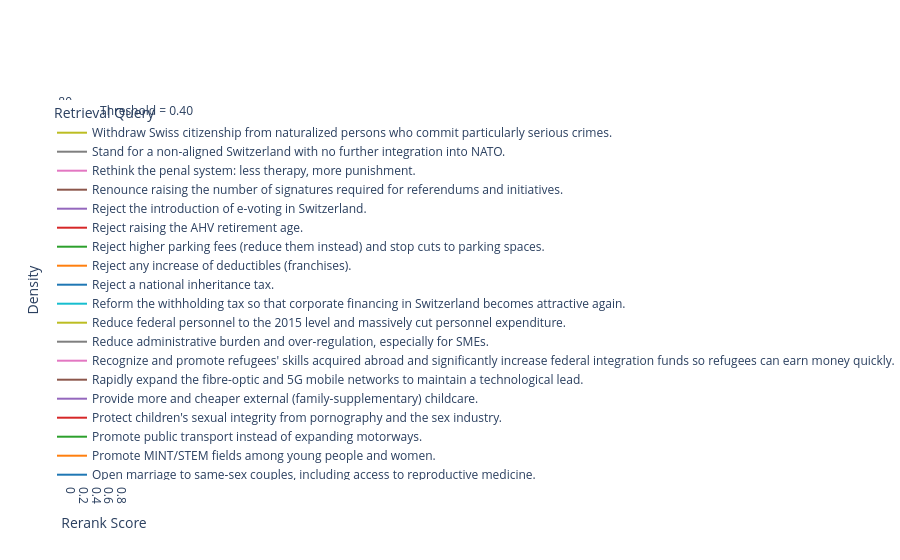

Notebook source saved alongside this figure:
### Markdown cell above
### Test Individual Runs

### Code cell
import pandas as pd
import plotly.figure_factory as ff

test = pd.DataFrame()
# test = fetch_candidates(
#     test,
#     file="candidate_passages_before_threshold.json",
#     pattern=r"^[^\d]*$"
# )
test = fetch_candidates(
    test,
    file="candidate_passages_before_threshold.json",
    pattern=r"\d+"
)

plot_data = test.dropna(
    subset=["rerank_score", "topic", "retrieval_query"]
)

groups = [
    group["rerank_score"].to_numpy()
    for _, group in plot_data.groupby("retrieval_query")
]

labels = [
    str(label)
    for label, _ in plot_data.groupby("retrieval_query")
]

fig = ff.create_distplot(
    hist_data=groups,
    group_labels=labels,
    show_hist=False,
    show_rug=False,
    curve_type="kde"
)

fig.update_layout(
    xaxis_title="Rerank Score",
    yaxis_title="Density",
    legend_title_text="Retrieval Query",
    template="plotly_white"
)

fig.add_vline(
    x=0.40,
    line_dash="dash",
    line_width=1,
    annotation_text="Threshold = 0.40"
)

fig.show()

### Figure 1 — Plotly figure (JSON) as saved in the notebook; plotly's stock layout.template omitted (floating-point values rounded to 4 significant figures; data arrays with more than 128 entries replaced by an {"elided": "..."} marker saying what was removed)
{"data": [{"legendgroup": "Abolish the civilian service and integrate those liable into the army or civil protection.", "marker": {"color": "rgb(31, 119, 180)"}, "mode": "lines", "name": "Abolish the civilian service and integrate those liable into the army or civil protection.", "showlegend": true, "type": "scatter", "x": {"elided": "500 float values"}, "xaxis": "x", "y": {"elided": "500 float values"}, "yaxis": "y"}, {"legendgroup": "Award public contracts only to Swiss firms registered in the sector for at least 5 years.", "marker": {"color": "rgb(255, 127, 14)"}, "mode": "lines", "name": "Award public contracts only to Swiss firms registered in the sector for at least 5 years.", "showlegend": true, "type": "scatter", "x": {"elided": "500 float values"}, "xaxis": "x", "y": {"elided": "500 float values"}, "yaxis": "y"}, {"legendgroup": "Better use domestic labour potential to ease the skills shortage (older workers, working women).", "marker": {"color": "rgb(44, 160, 44)"}, "mode": "lines", "name": "Better use domestic labour potential to ease the skills shortage (older workers, working women).", "showlegend": true, "type": "scatter", "x": {"elided": "500 float values"}, "xaxis": "x", "y": {"elided": "500 float values"}, "yaxis": "y"}, {"legendgroup": "Conduct regular, comprehensive task reviews to cut superfluous administrative tasks and units.", "marker": {"color": "rgb(214, 39, 40)"}, "mode": "lines", "name": "Conduct regular, comprehensive task reviews to cut superfluous administrative tasks and units.", "showlegend": true, "type": "scatter", "x": {"elided": "500 float values"}, "xaxis": "x", "y": {"elided": "500 float values"}, "yaxis": "y"}, {"legendgroup": "Continue the bilateral path with the EU and prevent termination of the bilateral treaties.", "marker": {"color": "rgb(148, 103, 189)"}, "mode": "lines", "name": "Continue the bilateral path with the EU and prevent termination of the bilateral treaties.", "showlegend": true, "type": "scatter", "x": {"elided": "500 float values"}, "xaxis": "x", "y": {"elided": "500 float values"}, "yaxis": "y"}, {"legendgroup": "End Swiss financial support of UNRWA.", "marker": {"color": "rgb(140, 86, 75)"}, "mode": "lines", "name": "End Swiss financial support of UNRWA.", "showlegend": true, "type": "scatter", "x": {"elided": "500 float values"}, "xaxis": "x", "y": {"elided": "500 float values"}, "yaxis": "y"}, {"legendgroup": "End the tax and AHV discrimination against married and registered couples.", "marker": {"color": "rgb(227, 119, 194)"}, "mode": "lines", "name": "End the tax and AHV discrimination against married and registered couples.", "showlegend": true, "type": "scatter", "x": {"elided": "500 float values"}, "xaxis": "x", "y": {"elided": "500 float values"}, "yaxis": "y"}, {"legendgroup": "Expand solar energy in particular.", "marker": {"color": "rgb(127, 127, 127)"}, "mode": "lines", "name": "Expand solar energy in particular.", "showlegend": true, "type": "scatter", "x": {"elided": "500 float values"}, "xaxis": "x", "y": {"elided": "500 float values"}, "yaxis": "y"}, {"legendgroup": "Find a long-term solution for exchange of students and researchers (successor to Erasmus).", "marker": {"color": "rgb(188, 189, 34)"}, "mode": "lines", "name": "Find a long-term solution for exchange of students and researchers (successor to Erasmus).", "showlegend": true, "type": "scatter", "x": {"elided": "500 float values"}, "xaxis": "x", "y": {"elided": "500 float values"}, "yaxis": "y"}, {"legendgroup": "Flatten the progression rates in taxation.", "marker": {"color": "rgb(23, 190, 207)"}, "mode": "lines", "name": "Flatten the progression rates in taxation.", "showlegend": true, "type": "scatter", "x": {"elided": "500 float values"}, "xaxis": "x", "y": {"elided": "500 float values"}, "yaxis": "y"}, {"legendgroup": "From 2030, invest no more Swiss money in the development of fossil fuels.", "marker": {"color": "rgb(31, 119, 180)"}, "mode": "lines", "name": "From 2030, invest no more Swiss money in the development of fossil fuels.", "showlegend": true, "type": "scatter", "x": {"elided": "500 float values"}, "xaxis": "x", "y": {"elided": "500 float values"}, "yaxis": "y"}, {"legendgroup": "Give Swiss quality products priority over cheap imports on the Swiss market.", "marker": {"color": "rgb(255, 127, 14)"}, "mode": "lines", "name": "Give Swiss quality products priority over cheap imports on the Swiss market.", "showlegend": true, "type": "scatter", "x": {"elided": "500 float values"}, "xaxis": "x", "y": {"elided": "500 float values"}, "yaxis": "y"}, {"legendgroup": "Introduce better dismissal protection for older workers.", "marker": {"color": "rgb(44, 160, 44)"}, "mode": "lines", "name": "Introduce better dismissal protection for older workers.", "showlegend": true, "type": "scatter", "x": {"elided": "500 float values"}, "xaxis": "x", "y": {"elided": "500 float values"}, "yaxis": "y"}, {"legendgroup": "Introduce mandatory labelling of foods containing GMO components.", "marker": {"color": "rgb(214, 39, 40)"}, "mode": "lines", "name": "Introduce mandatory labelling of foods containing GMO components.", "showlegend": true, "type": "scatter", "x": {"elided": "500 float values"}, "xaxis": "x", "y": {"elided": "500 float values"}, "yaxis": "y"}, {"legendgroup": "Invite religious organisations to sign the Charter of Religious Communities as a binding commitment to the rule of law and human rights.", "marker": {"color": "rgb(148, 103, 189)"}, "mode": "lines", "name": "Invite religious organisations to sign the Charter of Religious Communities as a binding commitment to the rule of law and human rights.", "showlegend": true, "type": "scatter", "x": {"elided": "500 float values"}, "xaxis": "x", "y": {"elided": "500 float values"}, "yaxis": "y"}, {"legendgroup": "Keep and teach the current national anthem in public schools.", "marker": {"color": "rgb(140, 86, 75)"}, "mode": "lines", "name": "Keep and teach the current national anthem in public schools.", "showlegend": true, "type": "scatter", "x": {"elided": "500 float values"}, "xaxis": "x", "y": {"elided": "500 float values"}, "yaxis": "y"}, {"legendgroup": "Keep cash in Switzerland as a means of payment and oppose forced conversion to purely electronic money.", "marker": {"color": "rgb(227, 119, 194)"}, "mode": "lines", "name": "Keep cash in Switzerland as a means of payment and oppose forced conversion to purely electronic money.", "showlegend": true, "type": "scatter", "x": {"elided": "500 float values"}, "xaxis": "x", "y": {"elided": "500 float values"}, "yaxis": "y"}, {"legendgroup": "Keep the current proven electricity mix and reject early shutdown of existing nuclear plants.", "marker": {"color": "rgb(127, 127, 127)"}, "mode": "lines", "name": "Keep the current proven electricity mix and reject early shutdown of existing nuclear plants.", "showlegend": true, "type": "scatter", "x": {"elided": "500 float values"}, "xaxis": "x", "y": {"elided": "500 float values"}, "yaxis": "y"}, {"legendgroup": "Lower medicine prices and cut the price of generics.", "marker": {"color": "rgb(188, 189, 34)"}, "mode": "lines", "name": "Lower medicine prices and cut the price of generics.", "showlegend": true, "type": "scatter", "x": {"elided": "500 float values"}, "xaxis": "x", "y": {"elided": "500 float values"}, "yaxis": "y"}, {"legendgroup": "Oblige pension funds to divest shares of coal, gas and oil companies within five years.", "marker": {"color": "rgb(23, 190, 207)"}, "mode": "lines", "name": "Oblige pension funds to divest shares of coal, gas and oil companies within five years.", "showlegend": true, "type": "scatter", "x": {"elided": "500 float values"}, "xaxis": "x", "y": {"elided": "500 float values"}, "yaxis": "y"}, {"legendgroup": "Open marriage to same-sex couples, including access to reproductive medicine.", "marker": {"color": "rgb(31, 119, 180)"}, "mode": "lines", "name": "Open marriage to same-sex couples, including access to reproductive medicine.", "showlegend": true, "type": "scatter", "x": {"elided": "500 float values"}, "xaxis": "x", "y": {"elided": "500 float values"}, "yaxis": "y"}, {"legendgroup": "Promote MINT/STEM fields among young people and women.", "marker": {"color": "rgb(255, 127, 14)"}, "mode": "lines", "name": "Promote MINT/STEM fields among young people and women.", "showlegend": true, "type": "scatter", "x": {"elided": "500 float values"}, "xaxis": "x", "y": {"elided": "500 float values"}, "yaxis": "y"}, {"legendgroup": "Promote public transport instead of expanding motorways.", "marker": {"color": "rgb(44, 160, 44)"}, "mode": "lines", "name": "Promote public transport instead of expanding motorways.", "showlegend": true, "type": "scatter", "x": {"elided": "500 float values"}, "xaxis": "x", "y": {"elided": "500 float values"}, "yaxis": "y"}, {"legendgroup": "Protect children's sexual integrity from pornography and the sex industry.", "marker": {"color": "rgb(214, 39, 40)"}, "mode": "lines", "name": "Protect children's sexual integrity from pornography and the sex industry.", "showlegend": true, "type": "scatter", "x": {"elided": "500 float values"}, "xaxis": "x", "y": {"elided": "500 float values"}, "yaxis": "y"}, {"legendgroup": "Provide more and cheaper external (family-supplementary) childcare.", "marker": {"color": "rgb(148, 103, 189)"}, "mode": "lines", "name": "Provide more and cheaper external (family-supplementary) childcare.", "showlegend": true, "type": "scatter", "x": {"elided": "500 float values"}, "xaxis": "x", "y": {"elided": "500 float values"}, "yaxis": "y"}, {"legendgroup": "Rapidly expand the fibre-optic and 5G mobile networks to maintain a technological lead.", "marker": {"color": "rgb(140, 86, 75)"}, "mode": "lines", "name": "Rapidly expand the fibre-optic and 5G mobile networks to maintain a technological lead.", "showlegend": true, "type": "scatter", "x": {"elided": "500 float values"}, "xaxis": "x", "y": {"elided": "500 float values"}, "yaxis": "y"}, {"legendgroup": "Recognize and promote refugees' skills acquired abroad and significantly increase federal integration funds so refugees can earn money quickly.", "marker": {"color": "rgb(227, 119, 194)"}, "mode": "lines", "name": "Recognize and promote refugees' skills acquired abroad and significantly increase federal integration funds so refugees can earn money quickly.", "showlegend": true, "type": "scatter", "x": {"elided": "500 float values"}, "xaxis": "x", "y": {"elided": "500 float values"}, "yaxis": "y"}, {"legendgroup": "Reduce administrative burden and over-regulation, especially for SMEs.", "marker": {"color": "rgb(127, 127, 127)"}, "mode": "lines", "name": "Reduce administrative burden and over-regulation, especially for SMEs.", "showlegend": true, "type": "scatter", "x": {"elided": "500 float values"}, "xaxis": "x", "y": {"elided": "500 float values"}, "yaxis": "y"}, {"legendgroup": "Reduce federal personnel to the 2015 level and massively cut personnel expenditure.", "marker": {"color": "rgb(188, 189, 34)"}, "mode": "lines", "name": "Reduce federal personnel to the 2015 level and massively cut personnel expenditure.", "showlegend": true, "type": "scatter", "x": {"elided": "500 float values"}, "xaxis": "x", "y": {"elided": "500 float values"}, "yaxis": "y"}, {"legendgroup": "Reform the withholding tax so that corporate financing in Switzerland becomes attractive again.", "marker": {"color": "rgb(23, 190, 207)"}, "mode": "lines", "name": "Reform the withholding tax so that corporate financing in Switzerland becomes attractive again.", "showlegend": true, "type": "scatter", "x": {"elided": "500 float values"}, "xaxis": "x", "y": {"elided": "500 float values"}, "yaxis": "y"}, {"legendgroup": "Reject a national inheritance tax.", "marker": {"color": "rgb(31, 119, 180)"}, "mode": "lines", "name": "Reject a national inheritance tax.", "showlegend": true, "type": "scatter", "x": {"elided": "500 float values"}, "xaxis": "x", "y": {"elided": "500 float values"}, "yaxis": "y"}, {"legendgroup": "Reject any increase of deductibles (franchises).", "marker": {"color": "rgb(255, 127, 14)"}, "mode": "lines", "name": "Reject any increase of deductibles (franchises).", "showlegend": true, "type": "scatter", "x": {"elided": "500 float values"}, "xaxis": "x", "y": {"elided": "500 float values"}, "yaxis": "y"}, {"legendgroup": "Reject higher parking fees (reduce them instead) and stop cuts to parking spaces.", "marker": {"color": "rgb(44, 160, 44)"}, "mode": "lines", "name": "Reject higher parking fees (reduce them instead) and stop cuts to parking spaces.", "showlegend": true, "type": "scatter", "x": {"elided": "500 float values"}, "xaxis": "x", "y": {"elided": "500 float values"}, "yaxis": "y"}, {"legendgroup": "Reject raising the AHV retirement age.", "marker": {"color": "rgb(214, 39, 40)"}, "mode": "lines", "name": "Reject raising the AHV retirement age.", "showlegend": true, "type": "scatter", "x": {"elided": "500 float values"}, "xaxis": "x", "y": {"elided": "500 float values"}, "yaxis": "y"}, {"legendgroup": "Reject the introduction of e-voting in Switzerland.", "marker": {"color": "rgb(148, 103, 189)"}, "mode": "lines", "name": "Reject the introduction of e-voting in Switzerland.", "showlegend": true, "type": "scatter", "x": {"elided": "500 float values"}, "xaxis": "x", "y": {"elided": "500 float values"}, "yaxis": "y"}, {"legendgroup": "Renounce raising the number of signatures required for referendums and initiatives.", "marker": {"color": "rgb(140, 86, 75)"}, "mode": "lines", "name": "Renounce raising the number of signatures required for referendums and initiatives.", "showlegend": true, "type": "scatter", "x": {"elided": "500 float values"}, "xaxis": "x", "y": {"elided": "500 float values"}, "yaxis": "y"}, {"legendgroup": "Rethink the penal system: less therapy, more punishment.", "marker": {"color": "rgb(227, 119, 194)"}, "mode": "lines", "name": "Rethink the penal system: less therapy, more punishment.", "showlegend": true, "type": "scatter", "x": {"elided": "500 float values"}, "xaxis": "x", "y": {"elided": "500 float values"}, "yaxis": "y"}, {"legendgroup": "Stand for a non-aligned Switzerland with no further integration into NATO.", "marker": {"color": "rgb(127, 127, 127)"}, "mode": "lines", "name": "Stand for a non-aligned Switzerland with no further integration into NATO.", "showlegend": true, "type": "scatter", "x": {"elided": "500 float values"}, "xaxis": "x", "y": {"elided": "500 float values"}, "yaxis": "y"}, {"legendgroup": "Withdraw Swiss citizenship from naturalized persons who commit particularly serious crimes.", "marker": {"color": "rgb(188, 189, 34)"}, "mode": "lines", "name": "Withdraw Swiss citizenship from naturalized persons who commit particularly serious crimes.", "showlegend": true, "type": "scatter", "x": {"elided": "500 float values"}, "xaxis": "x", "y": {"elided": "500 float values"}, "yaxis": "y"}], "layout": {"annotations": [{"showarrow": false, "text": "Threshold = 0.40", "x": 0.4, "xanchor": "left", "xref": "x", "y": 1, "yanchor": "top", "yref": "y domain"}], "barmode": "overlay", "hovermode": "closest", "legend": {"title": {"text": "Retrieval Query"}, "traceorder": "reversed"}, "shapes": [{"line": {"dash": "dash", "width": 1}, "type": "line", "x0": 0.4, "x1": 0.4, "xref": "x", "y0": 0, "y1": 1, "yref": "y domain"}], "xaxis": {"anchor": "y2", "domain": [0, 1], "title": {"text": "Rerank Score"}, "zeroline": false}, "yaxis": {"anchor": "free", "domain": [0, 1], "position": 0, "title": {"text": "Density"}}}}
